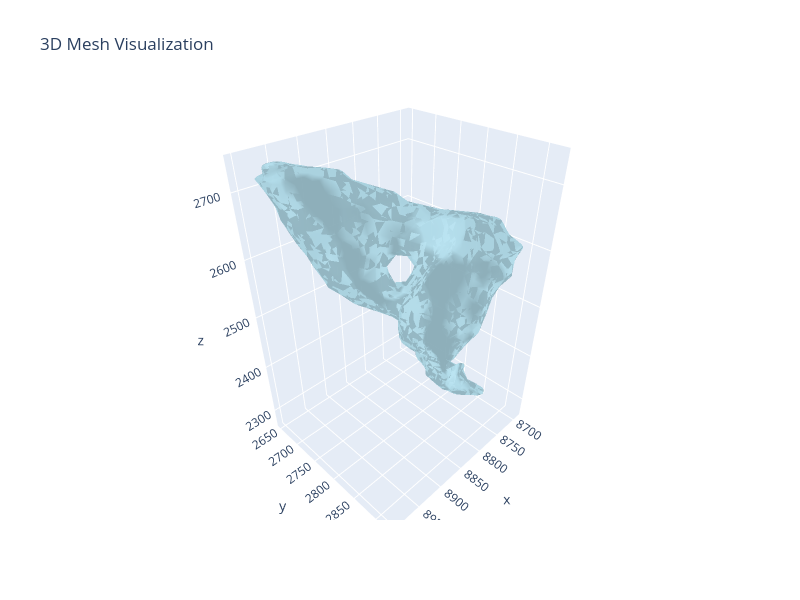

The cell this chart's notebook holds for it:
### Code cell
# view mesh
from mcf2swc import MeshManager
import trimesh

mesh = trimesh.load(data_path("mesh/TS2_test.obj"))
mm = MeshManager(mesh=mesh)
mm.visualize_mesh_3d()

### Figure 1 — Plotly figure (JSON) as saved in the notebook; plotly's stock layout.template omitted (floating-point values rounded to 4 significant figures; data arrays with more than 128 entries replaced by an {"elided": "..."} marker saying what was removed)
{"data": [{"color": "lightblue", "i": {"elided": "3566 int values"}, "j": {"elided": "3566 int values"}, "k": {"elided": "3566 int values"}, "name": "Mesh", "opacity": 0.8, "type": "mesh3d", "x": {"elided": "1783 float values"}, "y": {"elided": "1783 float values"}, "z": {"elided": "1783 float values"}}], "layout": {"autosize": false, "height": 600, "scene": {"aspectmode": "data", "xaxis": {"visible": true}, "yaxis": {"visible": true}, "zaxis": {"visible": true}}, "title": {"text": "3D Mesh Visualization"}, "width": 800}}
